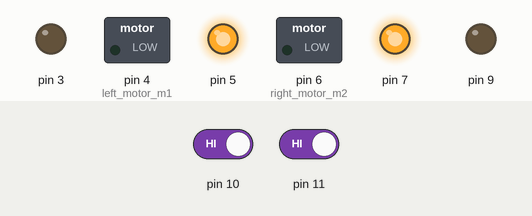
Recording of a sketch running on a simulated Arduino Uno, built with avr-gcc and run on an emulated ATmega328P. On the bench: switched loads named in the sketch (green lamp = pin HIGH), output pins drawn as LEDs (lit = HIGH). Inputs (shaded band) come from the test bench; at power-on: pin 10 HIGH, pin 11 HIGH.

Above: at 1.2 s.
1.3 s: pin 10 driven LOW
At 2.5 s:
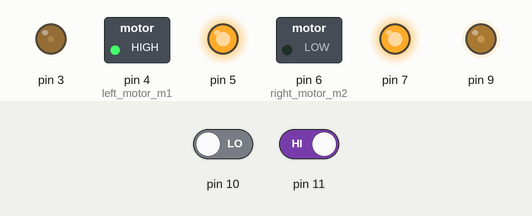
2.8 s: pin 11 driven LOW
At 3.7 s:
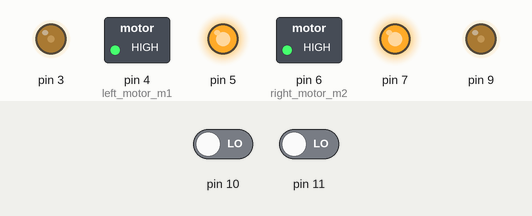
4.3 s: pin 10 driven HIGH
At 4.9 s:
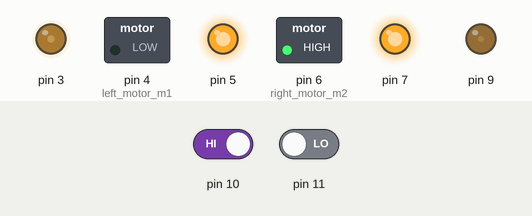
Timing chart, 0 to 7.3 s (numbered marks = the images above; inputs shaded):
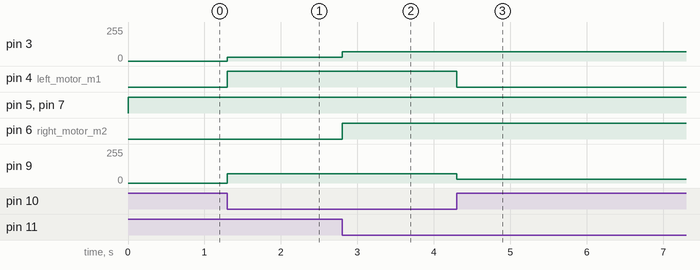

The sketch:

line_follower2.ino
```cpp
#define motor_speed=100;
void setup()
{
  pinMode(10,INPUT);
  pinMode(11,INPUT);
  pinMode(4,OUTPUT);//left motor m1
  pinMode(5,OUTPUT);
  pinMode(6,OUTPUT);//right motor m2
  pinMode(7,OUTPUT);
  pinMode(3,OUTPUT);
  pinMode(9,OUTPUT);
}

void loop()
{
  int ls=digitalRead(10);
  int rs=digitalRead(11);

  if(ls==LOW && rs==LOW)//motor wil stop working
  {
    digitalWrite(4,HIGH);
    digitalWrite(5,HIGH);
    digitalWrite(6,HIGH);
    digitalWrite(7,HIGH);
    analogWrite(3,70);
    analogWrite(9,70);
  }
  if(ls==HIGH && rs==LOW)
  {
    digitalWrite(4,LOW);
    digitalWrite(5,HIGH);
    digitalWrite(6,HIGH);
    digitalWrite(7,HIGH);
    analogWrite(3,70);
    analogWrite(9,30);
  }
  if(ls==LOW && rs==HIGH)
  {
    digitalWrite(4,HIGH);
    digitalWrite(5,HIGH);
    digitalWrite(6,LOW);
    digitalWrite(7,HIGH);
    analogWrite(3,30);
    analogWrite(9,70);
  }
  if(ls==HIGH && rs==HIGH)
  {
    digitalWrite(4,LOW);
    digitalWrite(5,HIGH);
    digitalWrite(6,LOW);
    digitalWrite(7,HIGH);
    analogWrite(3,0);
    analogWrite(9,0);
  }

}
```

Measured:
- after the input at 1.3 s, pin 3: 0/255 → 30/255 at once; pin 4 (left_motor_m1): LOW → HIGH at once; pin 9: 0/255 → 70/255 at once
- after the input at 2.8 s, pin 3: 30/255 → 70/255 at once; pin 6 (right_motor_m2): LOW → HIGH at once
- after the input at 4.3 s, pin 4 (left_motor_m1): HIGH → LOW at once; pin 9: 70/255 → 30/255 at once
